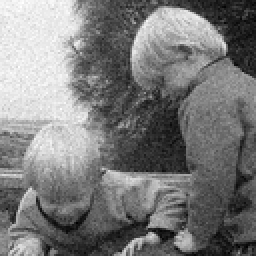
%> input picture Courses' Homeworks/Digital Image Processing/Homework 04/inputs/kid1.jpg, 128 x 128 px, shrunk from 256 x 256 before the run (shown 2 times larger)
$ octave ex06.m   (GNU Octave 9; MATLAB toolbox functions it lacks are replaced by stand-ins)
%> lines starting %> are read from the running program, lines starting %| are printed output that depends on the picture
### Courses' Homeworks/Digital Image Processing/Homework 04/pseudoMedian.m
function [imgMedFilt] = pseudoMedian(image)
    imgMedFilt = zeros(size(image));
    imagePad = padarray(image,[2 2]);
    [r,c] = size(imagePad);

    for c1 = 2:r-1
        for c2 = 2:c-1
            medFilter = [imagePad(c1-1,c2-1); imagePad(c1,c2-1); imagePad(c1+1,c2-1); ...
                imagePad(c1-1,c2); imagePad(c1,c2); imagePad(c1+1,c2); ...
                imagePad(c1-1,c2+1); imagePad(c1,c2+1); imagePad(c1+1,c2+1)];

            mins = zeros(1,7); maxs = zeros(1,7);
            for c3 = 1:7
                mins(c3) = min(medFilter(c3:c3+2));
                maxs(c3) = max(medFilter(c3:c3+2));
            end

            imgMedFilt(c1-1,c2-1) = .5 * (max(mins) + min(maxs));
        end
    end
end

### Courses' Homeworks/Digital Image Processing/Homework 04/ex06.m
clear; close all; clc; warning off

%% Part A
A = [8	17	4	10	15	12;
    10	12	15	7	3	10;
    15	10	50	5	3	12;
    4	8	11	4	1	8;
    16	7	4	3	0	7;
    16	24	19	3	20	10];
outputA = pseudoMedian(A);

B = [1	1	2	5	3	1;
    3	20	5	6	4	6;
    4	6	4	20	2	2;
    4	3	3	5	1	5;
    6	5	20	2	20	2;
    6	3	1	4	1	2];
outputB = pseudoMedian(B);

%% Part B
kid1 = imread('inputs/kid1.jpg');
%> kid1 is the input picture: size 128x128 uint8; min 0, max 255, mean 122.7
kid2 = imread('inputs/kid2.jpg');
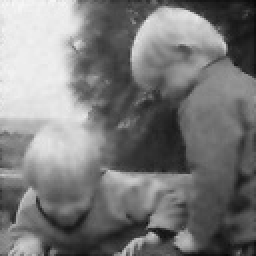
%> input picture Courses' Homeworks/Digital Image Processing/Homework 04/inputs/kid2.jpg, 128 x 128 px, shrunk from 256 x 256 before the run (shown 2 times larger)
%> kid2 is the input picture: size 128x128 uint8; min 6, max 247, mean 122.4

kid1PsuMed = uint8(pseudoMedian(kid1));
%> in pseudoMedian (call 3), `imagePad = padarray(image,[2 2]);`:
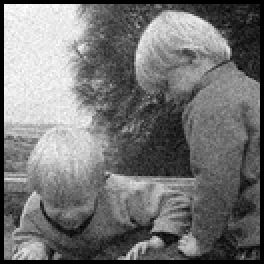
%> imagePad: size 132x132 uint8 (shown 2 times larger); min 0, max 255, mean 115.4
%> after the loop in pseudoMedian (call 3), `for c1 = 2:r-1`:
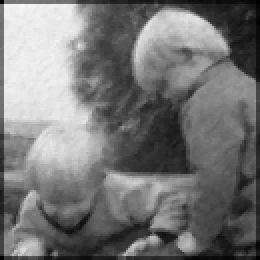
%> imgMedFilt: size 130x130 double (shown 2 times larger); min 0, max 247, mean 118.7
%> after the loop in pseudoMedian (call 3), `for c1 = 2:r-1`: maxs = [47 0 0 0 0 0 0]; mins = [0 0 0 0 0 0 0]
kid2PsuMed = uint8(pseudoMedian(kid2));
%> in pseudoMedian (call 4), `imagePad = padarray(image,[2 2]);`:
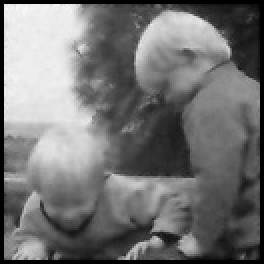
%> imagePad: size 132x132 uint8 (shown 2 times larger); min 0, max 247, mean 115.1
%> after the loop in pseudoMedian (call 4), `for c1 = 2:r-1`: maxs = [20 0 0 0 0 0 0]

figure;
subplot(2,2,1);
imshow(kid1); title('Kid1 - Original')
subplot(2,2,2);
imshow(kid1PsuMed); title('Kid1 - After Applying PseudoMedian')
subplot(2,2,3);
imshow(kid2); title('Kid2 - Original')
subplot(2,2,4);
imshow(kid2PsuMed); title('Kid2 - After Applying PseudoMedian')
